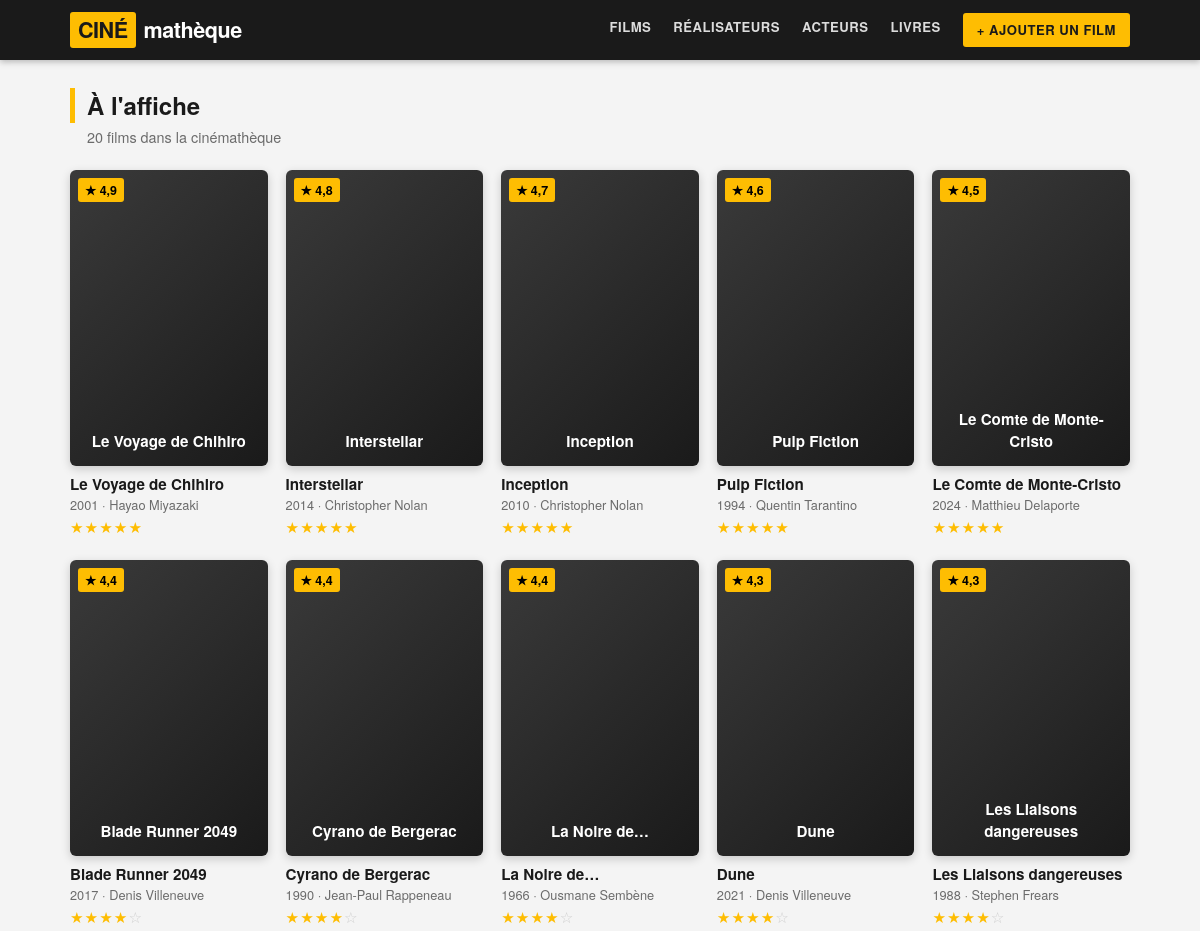
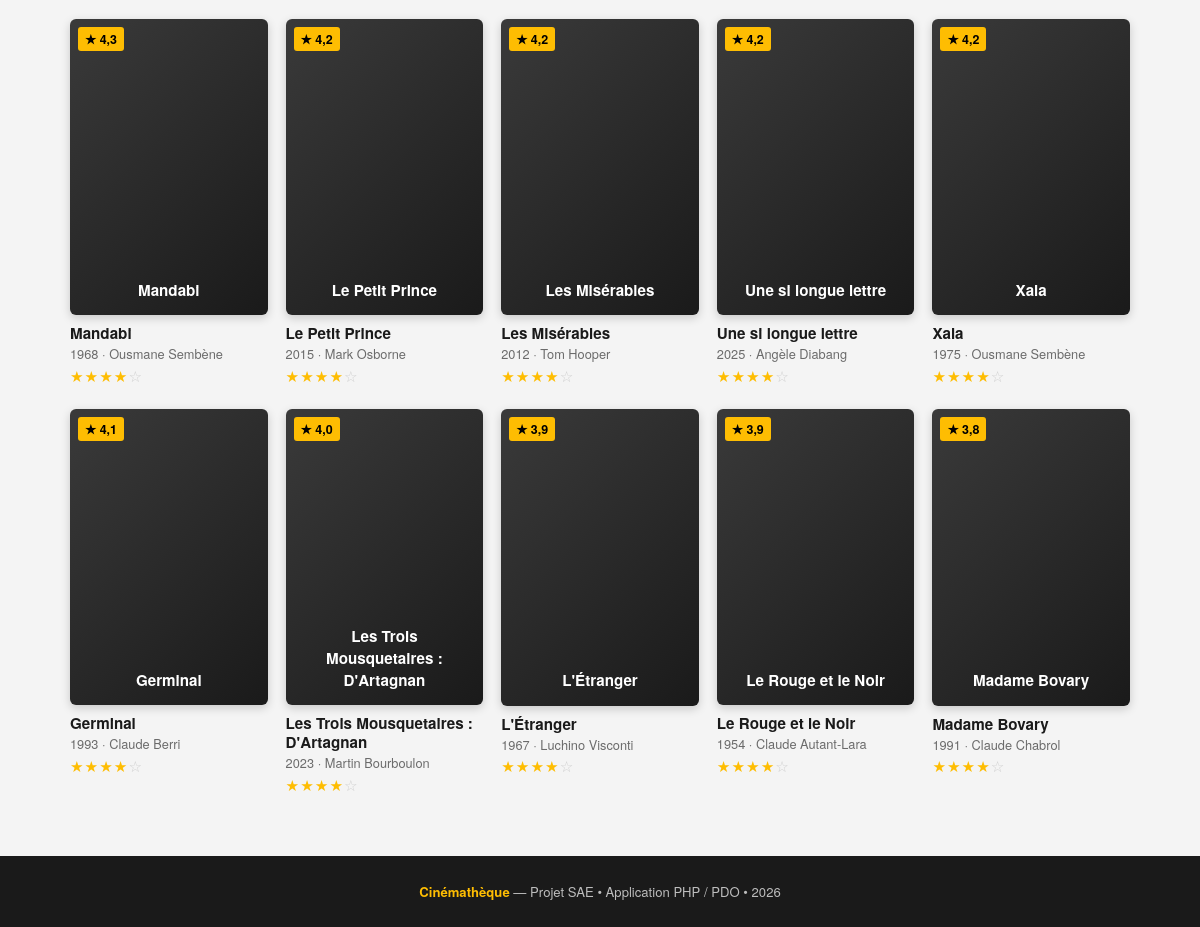
The page / on the database its author committed (2 pictures, top to bottom).
### tables this page shows
CREATE TABLE films (
    id             INT AUTO_INCREMENT PRIMARY KEY,
    titre          VARCHAR(150) NOT NULL,
    annee          SMALLINT     DEFAULT NULL,
    duree          INT          DEFAULT NULL,            
    affiche        VARCHAR(500) DEFAULT NULL,            
    note           DECIMAL(2,1) DEFAULT NULL,            
    id_realisateur INT          NOT NULL,
    id_livre       INT          DEFAULT NULL,            
    CONSTRAINT fk_film_realisateur
        FOREIGN KEY (id_realisateur) REFERENCES realisateurs(id)
        ON DELETE CASCADE,
    CONSTRAINT fk_film_livre
        FOREIGN KEY (id_livre) REFERENCES livres(id)
        ON DELETE SET NULL
);

CREATE TABLE realisateurs (
    id          INT AUTO_INCREMENT PRIMARY KEY,
    nom         VARCHAR(80)  NOT NULL,
    prenom      VARCHAR(80)  NOT NULL,
    nationalite VARCHAR(60)  DEFAULT NULL
);

### index.php (the view, shortened to what this page needs)
<?php
require "db.php";
require "includes/fonctions.php";
$sql = "
    SELECT  f.id, f.titre, f.annee, f.duree, f.affiche, f.note,
            r.nom AS real_nom, r.prenom AS real_prenom,
            GROUP_CONCAT(g.nom ORDER BY g.nom SEPARATOR ', ') AS genres
    FROM films f
    JOIN realisateurs r       ON r.id = f.id_realisateur
    LEFT JOIN film_genre fg   ON fg.id_film = f.id
    LEFT JOIN genres g        ON g.id = fg.id_genre
    GROUP BY f.id
    ORDER BY f.note DESC, f.titre
";
$films = $pdo->query($sql)->fetchAll();
require "includes/header.php";
?>
<h1 class="page-title">À l'affiche</h1>
<p class="page-sub"><?= count($films) ?> films dans la cinémathèque</p>
<div class="films-grid">
    <?php foreach ($films as $film): ?>
        <article class="film-card">
            <a href="film.php?id=<?= (int)$film['id'] ?>">
                <?= affiche($film) ?>
                <h3><?= htmlspecialchars($film['titre']) ?></h3>
            </a>
            <p class="by">
                <?= (int)$film['annee'] ?> · <?= htmlspecialchars($film['real_prenom'].' '.$film['real_nom']) ?>
            </p>
            <?= etoiles($film['note'] !== null ? (float)$film['note'] : null) ?>
        </article>
    <?php endforeach; ?>
</div>
<?php require "includes/footer.php"; ?>

### includes/header.php (shortened to what this page needs)
<!DOCTYPE html>
<html lang="fr">
<head>
    <link rel="stylesheet" href="assets/style.css">
</head>
<body>
    <header class="topbar">
        <div class="topbar-inner">
            <a class="logo" href="index.php"><b>CINÉ</b>mathèque</a>
            <nav>
                <a href="index.php">Films</a>
                <a href="realisateurs.php">Réalisateurs</a>
                <a href="acteurs.php">Acteurs</a>
                <a href="livres.php">Livres</a>
                <a href="ajouter.php" class="cta">+ Ajouter un film</a>
            </nav>
        </div>
    </header>
    <main class="container">

### includes/fonctions.php (shortened to what this page needs)
<?php
function etoiles(?float $note): string {
    $pleines = (int) round($note);
    $vides   = 5 - $pleines;
    $html  = '<span class="stars">';
    $html .= str_repeat('★', $pleines);
    $html .= '<span class="empty">' . str_repeat('☆', $vides) . '</span>';
    $html .= '</span>';
    return $html;
}
function affiche(array $film): string {
    $titre = htmlspecialchars($film['titre']);
    $url   = $film['affiche'] ?? '';
    $note  = isset($film['note']) ? (float)$film['note'] : null;
    $html  = '<div class="poster">';
    if ($note !== null) {
        $html .= '<span class="note-badge">★ ' . number_format($note, 1, ',', '') . '</span>';
    }
    $html .= '<span class="fallback">' . $titre . '</span>';
    if ($url !== '') {
        $html .= '<img src="' . htmlspecialchars($url) . '" alt="Affiche de ' . $titre . '"'
               . ' onerror="this.style.display=\'none\'">';
    }
    $html .= '</div>';
    return $html;
}

### includes/footer.php
    </main>
    <footer class="footer">
        <p><b>Cinémathèque</b> — Projet SAE • Application PHP / PDO • <?= date('Y') ?></p>
    </footer>
</body>
</html>

### assets/style.css (style rules this page uses)
:root { --jaune: #febd02; --noir: #1a1a1a; --gris: #6b6b6b; --gris-cl: #efefef; --bord: #e3e3e3; --bg: #f4f4f4; }
* { box-sizing:border-box; margin:0; padding:0; }
body { font-family: "Helvetica Neue", Arial, "Segoe UI", sans-serif; background: var(--bg); color: var(--noir); line-height:1.45; }
a { color:inherit; text-decoration:none; }
.topbar { background: var(--noir); color:#fff; position:sticky; top:0; z-index:50; box-shadow:0 2px 6px rgba(0,0,0,.25); }
.topbar-inner { max-width:1100px; margin:0 auto; display:flex; align-items:center; gap:28px; padding:0 20px; height:60px; }
.logo { font-weight:800; font-size:1.35rem; letter-spacing:-.5px; display:flex; align-items:center; gap:8px; }
.logo b { background:var(--jaune); color:var(--noir); padding:2px 8px; border-radius:3px; }
.topbar nav { display:flex; gap:22px; margin-left:auto; }
.topbar nav a { font-size:.82rem; font-weight:700; text-transform:uppercase; letter-spacing:.5px; color:#dcdcdc; padding:4px 0; border-bottom:2px solid transparent; }
.topbar nav a.cta { background:var(--jaune); color:var(--noir); padding:7px 14px; border-radius:3px; border:none; }
.container { max-width:1100px; margin:0 auto; padding:28px 20px 60px; }
.page-title { font-size:1.5rem; font-weight:800; margin-bottom:4px; border-left:5px solid var(--jaune); padding-left:12px; }
.page-sub { color:var(--gris); font-size:.9rem; margin:0 0 22px 17px; }
.films-grid { display:grid; grid-template-columns:repeat(auto-fill, minmax(170px, 1fr)); gap:22px 18px; }
.film-card { background:transparent; }
.poster { position:relative; aspect-ratio:2/3; border-radius:6px; overflow:hidden; background:linear-gradient(135deg,#3a3a3a,#1a1a1a); box-shadow:0 3px 10px rgba(0,0,0,.18); display:flex; align-items:flex-end; justify-content:center; transition:transform .18s ease, box-shadow .18s ease; }
.poster .fallback { position:relative; z-index:1; color:#fff; font-weight:700; text-align:center; padding:14px; font-size:.95rem; }
.note-badge { position:absolute; top:8px; left:8px; z-index:2; background:var(--jaune); color:#000; font-weight:800; font-size:.78rem; padding:3px 7px; border-radius:3px; display:flex; align-items:center; gap:3px; }
.film-card h3 { font-size:.95rem; margin:9px 0 2px; line-height:1.25; }
.film-card .by { color:var(--gris); font-size:.8rem; }
.stars { color:var(--jaune); letter-spacing:1px; font-size:.95rem; }
.stars .empty { color:#cfcfcf; }
.footer { background:var(--noir); color:#bdbdbd; text-align:center; padding:26px; font-size:.82rem; }
.footer b { color:var(--jaune); }

### rows shown on the page
films: note "4,9", titre "Le Voyage de Chihiro", annee "2001", id_realisateur.nom "Hayao Miyazaki", note "★★★★★"
films: note "4,8", titre "Interstellar", annee "2014", id_realisateur.nom "Christopher Nolan", note "★★★★★"
films: note "4,7", titre "Inception", annee "2010", id_realisateur.nom "Christopher Nolan", note "★★★★★"
films: note "4,6", titre "Pulp Fiction", annee "1994", id_realisateur.nom "Quentin Tarantino", note "★★★★★"
films: note "4,5", titre "Le Comte de Monte-Cristo", annee "2024", id_realisateur.nom "Matthieu Delaporte", note "★★★★★"
films: note "4,4", titre "Blade Runner 2049", annee "2017", id_realisateur.nom "Denis Villeneuve", note "★★★★", vides "☆"
films: note "4,4", titre "Cyrano de Bergerac", annee "1990", id_realisateur.nom "Jean-Paul Rappeneau", note "★★★★", vides "☆"
films: note "4,4", titre "La Noire de…", annee "1966", id_realisateur.nom "Ousmane Sembène", note "★★★★", vides "☆"
films: note "4,3", titre "Dune", annee "2021", id_realisateur.nom "Denis Villeneuve", note "★★★★", vides "☆"
films: note "4,3", titre "Les Liaisons dangereuses", annee "1988", id_realisateur.nom "Stephen Frears", note "★★★★", vides "☆"
films: note "4,3", titre "Mandabi", annee "1968", id_realisateur.nom "Ousmane Sembène", note "★★★★", vides "☆"
films: note "4,2", titre "Le Petit Prince", annee "2015", id_realisateur.nom "Mark Osborne", note "★★★★", vides "☆"
films: note "4,2", titre "Les Misérables", annee "2012", id_realisateur.nom "Tom Hooper", note "★★★★", vides "☆"
films: note "4,2", titre "Une si longue lettre", annee "2025", id_realisateur.nom "Angèle Diabang", note "★★★★", vides "☆"
films: note "4,2", titre "Xala", annee "1975", id_realisateur.nom "Ousmane Sembène", note "★★★★", vides "☆"
films: note "4,1", titre "Germinal", annee "1993", id_realisateur.nom "Claude Berri", note "★★★★", vides "☆"
films: note "4,0", titre "Les Trois Mousquetaires : D'Artagnan", annee "2023", id_realisateur.nom "Martin Bourboulon", note "★★★★", vides "☆"
films: note "3,9", titre "L'Étranger", annee "1967", id_realisateur.nom "Luchino Visconti", note "★★★★", vides "☆"
films: note "3,9", titre "Le Rouge et le Noir", annee "1954", id_realisateur.nom "Claude Autant-Lara", note "★★★★", vides "☆"
films: note "3,8", titre "Madame Bovary", annee "1991", id_realisateur.nom "Claude Chabrol", note "★★★★", vides "☆"

### other values the page prints
count($films) "20"
